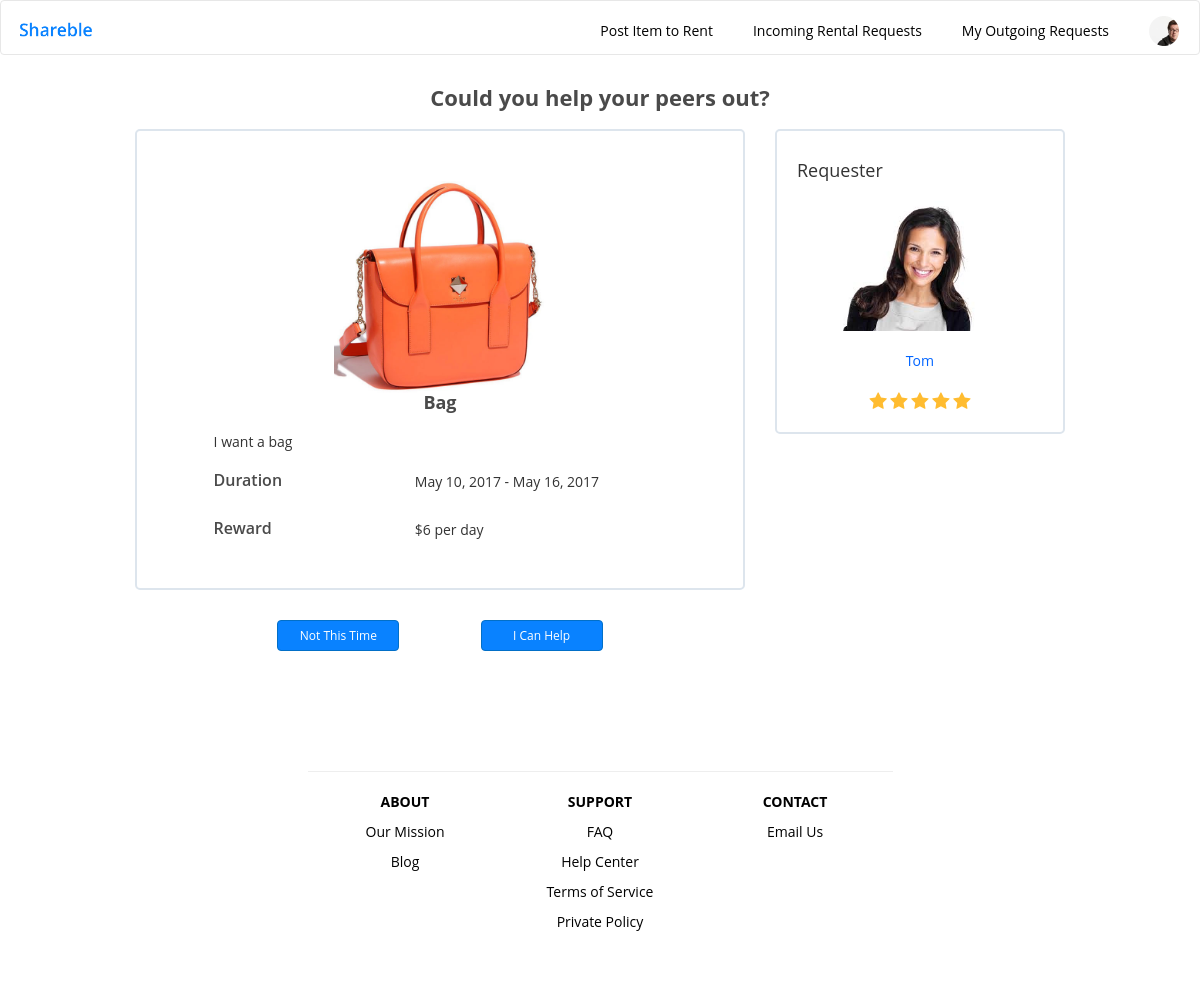
The app's page /rent/help_peer_detail/1 (signed in) with its own data.
### rent/models.py (models this page shows, shortened)
class RequestingItem(models.Model):
	name = models.CharField(max_length=100)
	borrower = models.ForeignKey(User)
	picture = models.FileField(upload_to=itemuploadpath, blank=True, null=True)
	content_type = models.CharField(max_length=50, blank=True, null=True)
	description = models.TextField(max_length=300, blank=True, null=True)
	reward = models.CharField(max_length=100, blank=True, null=True)
	post_date = models.DateField(auto_now_add=True, blank=True, null=True)
	active = models.BooleanField(default=True, blank=False)
	need_from = models.DateField(blank=True, null=True)
	need_to = models.DateField(blank=True, null=True)

### rent/views.py (the view)
# urls.py: url(r'^help_peer_detail/(?P<id>\S+)$', rent_views.help_peer_detail, name='help_peer_detail'),
@login_required
def help_peer_detail(request, id):
	if not id:
		return redirect('search')
	context = {}
	request_item = RequestingItem.objects.get(id=id)
	print(request_item.name)
	context['request_item'] = request_item
	profile = get_object_or_404(Profile, user=request_item.borrower)
	if profile.photo:
		context['photo'] = request_item.borrower.id
	my_items = OfferingItem.objects.filter(lender=request.user) #request.user is_active
	context['my_items'] = my_items
	return render(request, 'rent/helpout.html', context)

### rent/templates/rent/helpout.html (shortened to what this page needs)
 {% extends "rent/base.html" %}
{% block customized_static %}
    {% load static %}
        <link rel="stylesheet" type="text/css" href="../../static/rent/css/style.css">
        <link rel="stylesheet" type="text/css" href="../../static/rent/css/myoffers.css">
        <link rel="stylesheet" type="text/css" href="../../static/rent/css/elements.css">
        <link rel="stylesheet" href="//cdnjs.cloudflare.com/ajax/libs/jasny-bootstrap/3.1.3/css/jasny-bootstrap.min.css">
{% endblock %}
{% block bodycontent %}
        <section class="main-container container">
            <div class="h1 center margin-between-element">Could you help your peers out?</div>
            <div class="row">
                <div class="col-xs-12 col-sm-8 col-md-8 col-lg-8">
                    <div class="gray-border">
                        <div class="main-container">
                            <div class="row">
                                <div class="col-lg-3 col-md-3 col-sm-3 col-xs-3"></div>
                                {% if request_item.picture %}
                                <img class="col-lg-6 col-md-6 col-sm-6 col-xs-6" src="{% url 'get_item_photo_r' request_item.id %}">
                                {% else %}
                                <img class="col-lg-6 col-md-6 col-sm-6 col-xs-6" src="../../static/rent/image/camera.jpg">
                                <div class="col-lg-3 col-md-3 col-sm-3 col-xs-3"></div>
                                {% endif %}
                            </div>
                            <div class="h2 center margin-between-element">{{request_item.name}}</div>
                            <div class="margin-between-element">{{request_item.description}} </div>
                            <div class="row margin-between-element">
                                <div class="col-lg-5 col-md-5 col-sm-5 col-xs-5 h3">Duration</div>
                                <div class="col-lg-7 col-md-7 col-sm-7 col-xs-7">{{request_item.need_from}} - {{request_item.need_to}}</div>
                            </div>
                            <div class="row margin-between-element">
                                <div class="col-lg-5 col-md-5 col-sm-5 col-xs-5 h3">Reward</div>
                                <div class="col-lg-7 col-md-7 col-sm-7 col-xs-7">{{request_item.reward}}</div>
                            </div>
                        </div>
                    </div>
                </div>
                <div class="col-xs-12 col-sm-4 col-md-4 col-lg-4">
                    <div class="gray-border">
                        <div class="mcontainer">
                            <div class="h4 row margin-between-element">
                                <div class="col-lg-9 col-md-9 col-sm-9 col-xs-9">Requester</div></div>
                            <div class="row margin-between-element">
                                <div class="col-lg-2 col-md-2 col-sm-2 col-xs-2"></div>
                                {% if photo %}
                                <img class="col-lg-8 col-md-8 col-sm-8 col-xs-8" src="{% url 'userpicture' photo %}">
                                {% else %}
                                <img class="col-lg-8 col-md-8 col-sm-8 col-xs-8" src="../../static/rent/image/joy.jpg">
                                {% endif %}
                                <div class="col-lg-2 col-md-2 col-sm-2 col-xs-2"></div>
                            </div>
                            <div class="body center margin-between-element"><a href="{% url 'profile' request_item.borrower.id %}">{{request_item.borrower.first_name}}</a></div>
                            <div class="row">
                                <div class="col-lg-2 col-md-2 col-sm-2 col-xs-2"></div>
                                <div class="rating center col-lg-8 col-md-8 col-sm-8 col-xs-8">
                                    <i class="fa fa-star fa-lg" aria-hidden="true"></i>
                                    <i class="fa fa-star fa-lg" aria-hidden="true"></i>
                                    <i class="fa fa-star fa-lg" aria-hidden="true"></i>
                                    <i class="fa fa-star fa-lg" aria-hidden="true"></i>
                                    <i class="fa fa-star fa-lg" aria-hidden="true"></i>
                                </div>
                                <div class="col-lg-2 col-md-2 col-sm-2 col-xs-2"></div>
                            </div>
                        </div>
                    </div>
                </div><div class="clear"></div>
                <div class="col-lg-8 col-md-8 col-sm-8 col-xs-8">
                    <div class="center margin-between-element main-container">
                        <div class="col-lg-2 col-md-2 col-sm-2 col-xs-2"></div>
                        <button class="btn btn-primary btn-primary-blue col-md-3 col-lg-3 col-xm-3 col-sm-3">Not This Time</button>
                        <div class="col-lg-2 col-md-2 col-sm-2 col-xs-2"></div>
                        <button class="btn btn-primary btn-primary-blue col-md-3 col-lg-3 col-xm-3 col-sm-3" data-toggle="modal" data-target="#myOffer">I Can Help</button>
                    </div>
                </div>
            </div>
        </section>
{% endblock %}

### rent/static/rent/css/search.css (style rules this page uses)
a { color: #0064ff; }
.main-container { max-width: 1200px; }

### rent/static/rent/css/style.css (style rules this page uses)
.center { margin: auto; display: block; text-align: center; float: none; }
.margin-between-element { margin-bottom: 20px; }
.fa-star { color:#FFBC30; }

### rent/static/rent/css/elements.css (style rules this page uses)
* { font-family: "Open Sans", sans-serif; }
body { box-sizing: border-box; }
.h1 { font-size: 22px; font-weight: bold; color: #4a4a4a; margin-top: 0px; }
.h2 { font-size: 18px; font-weight: bold; color: #4a4a4a; margin-top: 0px; }
.h3 { font-size: 16px; font-weight: 600; color: #4a4a4a; margin-top: 0px; }
.body { font-size: 14px; color: #757575; }
.btn-primary { background-color: #0982FF; color: white; border: 1px solid #026FC7; -webkit-transition-duration: 0.4s; transition-duration: 0.4s; font-size: 12px; }
.main-container { margin: auto; margin-top: 30px; max-width: 1200px; }
.gray-border { width: 100%; border-radius: 5px; border: solid 2px #dde5ed; padding: 2rem 2rem 2rem 2rem; }
button { border: none; background-color: none; }
@media only screen and (min-width: 768px) { .main-container { width: 95%; } }
@media only screen and (min-width: 992px) { .main-container { width: 80%; } }

### records on screen
RequestingItem: name "Bag", description "I want a bag", need_from "May 10, 2017", need_to "May 16, 2017", reward "$6 per day", borrower.first_name "Tom"
